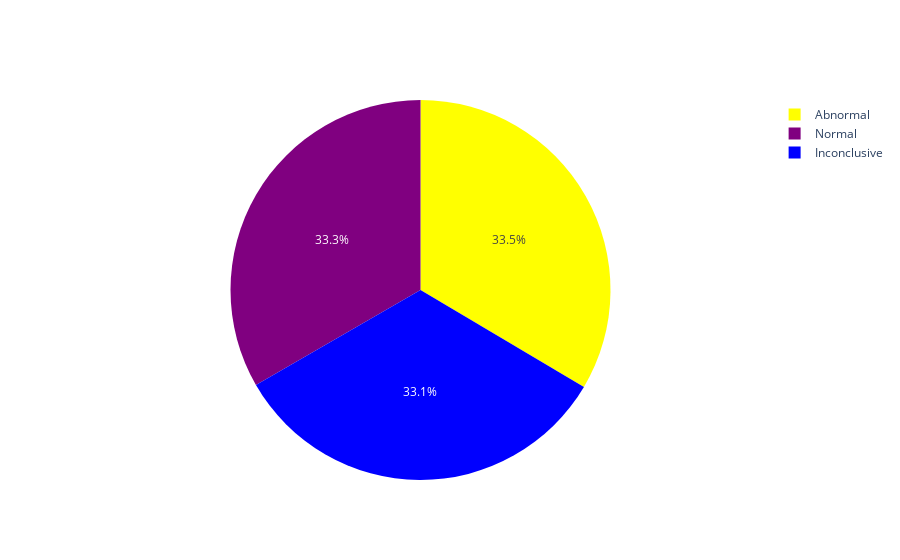

This figure's notebook cell:
### Markdown cell above
<div style="color: white; display: block; border-radius: 5px; background-color: #bd0f60; width: 50%; height: 60%; font-size: 80%; font-family: Verdana; letter-spacing: 0.5px;">
    <h2 style="padding: 10px; color: white;">Pie Plot</h2>
</div>

### Code cell
colors = ['yellow', 'purple', 'blue', 'red', 'green', 'pink', 'cyan', 'orange', 'magenta', 'grey', 'lime', '#c29fe3', '#c5f0c8', '#bd8e95']

labels = df['Test Results'].value_counts().index
values = df['Test Results'].value_counts().values

fig = go.Figure(data=[go.Pie(labels=labels, values=values, marker=dict(colors=colors))])
fig.show()

### Figure 1 — Plotly figure (JSON) as saved in the notebook; plotly's stock layout.template omitted (floating-point values rounded to 4 significant figures)
{"data": [{"labels": ["Abnormal", "Normal", "Inconclusive"], "marker": {"colors": ["yellow", "purple", "blue", "red", "green", "pink", "cyan", "orange", "magenta", "grey", "lime", "#c29fe3", "#c5f0c8", "#bd8e95"]}, "type": "pie", "values": [18081, 17980, 17881]}], "layout": {"autosize": true}}
